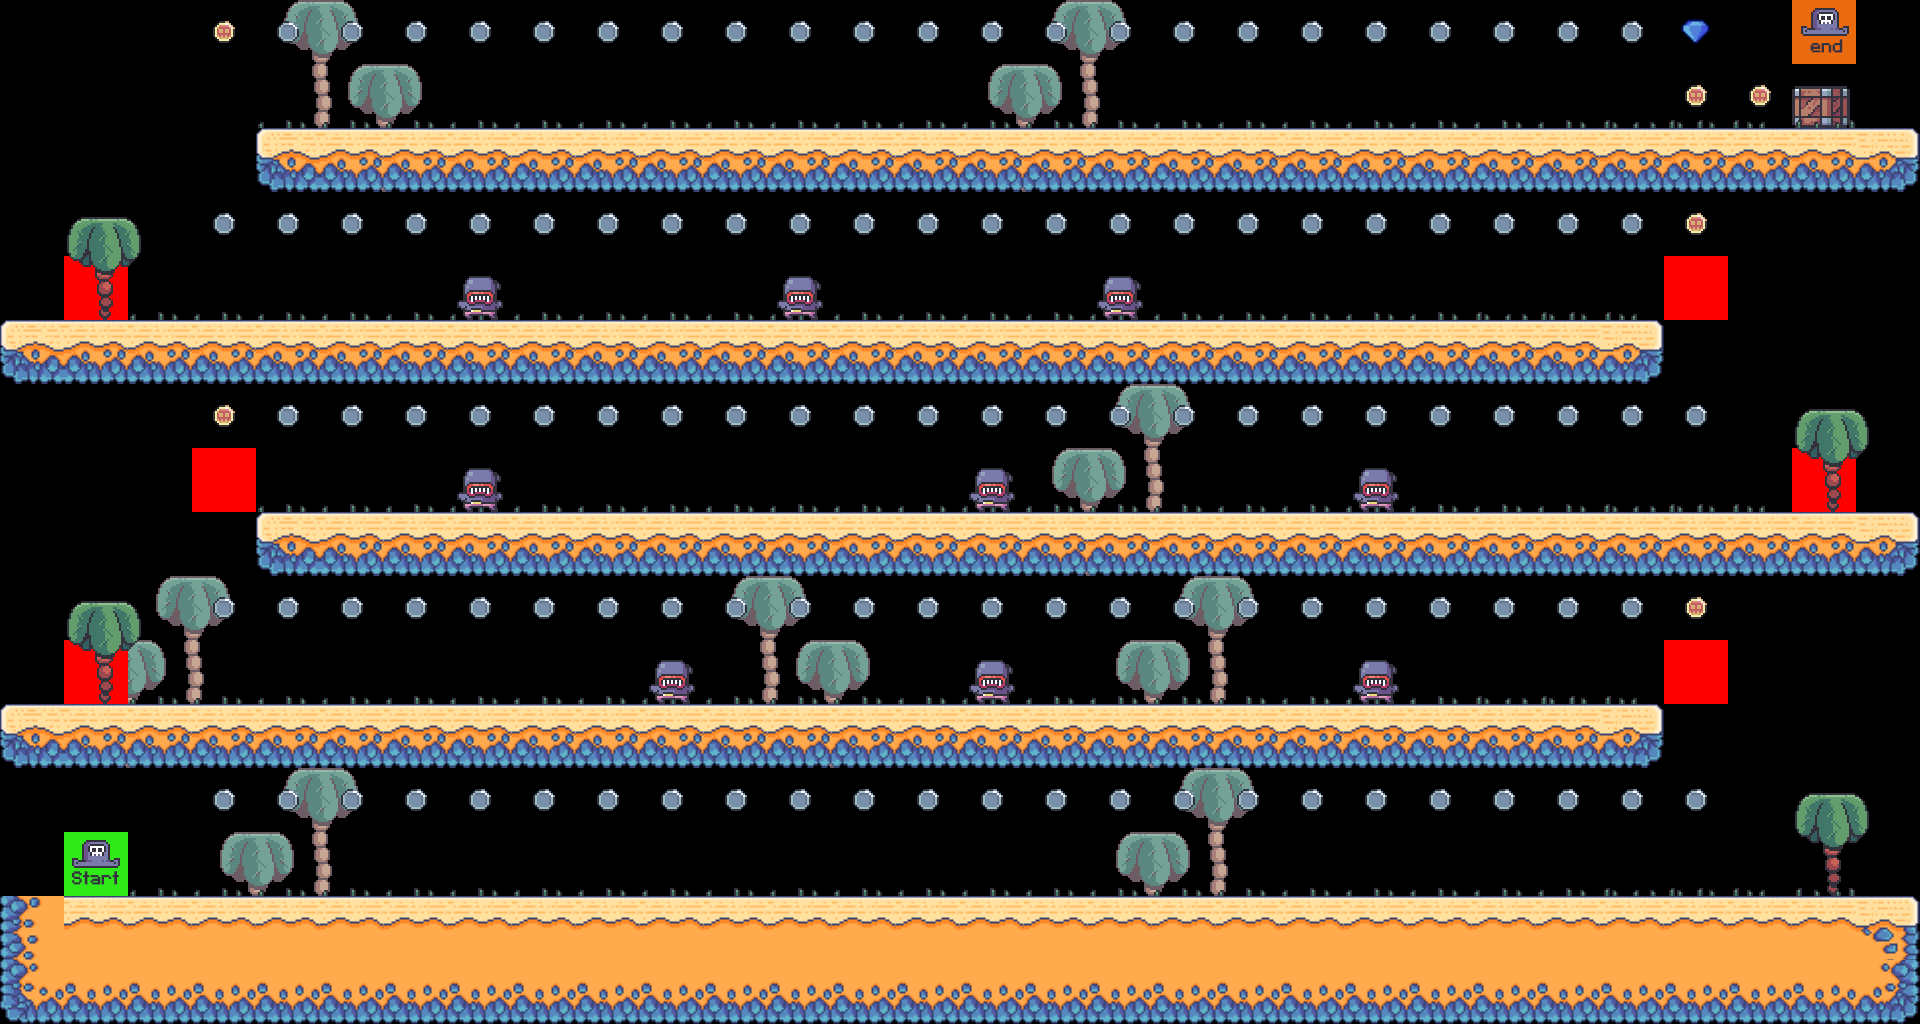

Below is a game level as drawn by its tile map, then a one-line description and the .tmx that defines it (tile-layer data replaced by summaries):
An orthogonal 30x16 tile map with 64x64 px tiles, 10 tile layers (bg_palms, terrain, crates, grass, ...), 8 tilesets.

<map version="1.9" tiledversion="1.9.2" orientation="orthogonal" renderorder="right-down" width="30" height="16" tilewidth="64" tileheight="64" infinite="0" nextlayerid="11" nextobjectid="1">
 <editorsettings>
  <export target="../10/level_10.csv" format="csv" />
 </editorsettings>
 <tileset firstgid="1" source="../tilesets/sand_tiles.tsx" />
 <tileset firstgid="86" source="../tilesets/palms.tsx" />
 <tileset firstgid="89" source="../tilesets/crates.tsx" />
 <tileset firstgid="90" source="../tilesets/grass_tiles.tsx" />
 <tileset firstgid="95" source="../tilesets/enemy_tiles.tsx" />
 <tileset firstgid="97" source="../tilesets/coin_tiles.tsx" />
 <tileset firstgid="99" source="../tilesets/diamond_tile.tsx" />
 <tileset firstgid="100" source="../tilesets/setup_tiles.tsx" />
 <layer id="2" name="bg_palms" width="30" height="16">
  <data>[480 cells, 16 non-empty, 1 distinct tile ids]</data>
 </layer>
 <layer id="1" name="terrain" width="30" height="16">
  <data>[480 cells, 164 non-empty, 9 distinct tile ids]</data>
 </layer>
 <layer id="3" name="crates" width="30" height="16">
  <data>[480 cells, 1 non-empty, 1 distinct tile ids]</data>
 </layer>
 <layer id="4" name="grass" width="30" height="16">
  <data>[480 cells, 128 non-empty, 5 distinct tile ids]</data>
 </layer>
 <layer id="5" name="enemies" width="30" height="16">
  <data>[480 cells, 9 non-empty, 1 distinct tile ids]</data>
 </layer>
 <layer id="6" name="constraints" width="30" height="16">
  <data>[480 cells, 6 non-empty, 1 distinct tile ids]</data>
 </layer>
 <layer id="10" name="fg_palms" width="30" height="16">
  <data>[480 cells, 4 non-empty, 1 distinct tile ids]</data>
 </layer>
 <layer id="7" name="coins" width="30" height="16">
  <data>[480 cells, 121 non-empty, 2 distinct tile ids]</data>
 </layer>
 <layer id="8" name="diamond" width="30" height="16">
  <data>[480 cells, 1 non-empty, 1 distinct tile ids]</data>
 </layer>
 <layer id="9" name="player" width="30" height="16">
  <data>[480 cells, 2 non-empty, 2 distinct tile ids]</data>
 </layer>
</map>
